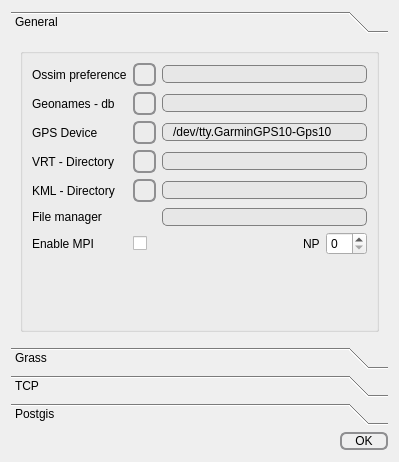
<?xml version="1.0" encoding="UTF-8"?>
<ui version="4.0">
 <class>Preferences</class>
 <widget class="QWidget" name="Preferences">
  <property name="geometry">
   <rect>
    <x>0</x>
    <y>0</y>
    <width>399</width>
    <height>462</height>
   </rect>
  </property>
  <property name="windowTitle">
   <string>Preferences</string>
  </property>
  <property name="windowIcon">
   <iconset resource="../gui/resources.qrc">
    <normaloff>:/icons/icons/tools.png</normaloff>:/icons/icons/tools.png</iconset>
  </property>
  <layout class="QVBoxLayout" name="verticalLayout">
   <item>
    <widget class="QToolBox" name="toolBox">
     <property name="currentIndex">
      <number>0</number>
     </property>
     <widget class="QWidget" name="page_5">
      <property name="geometry">
       <rect>
        <x>0</x>
        <y>0</y>
        <width>381</width>
        <height>291</height>
       </rect>
      </property>
      <attribute name="icon">
       <iconset>
        <normaloff>:/icons/epi.gif</normaloff>:/icons/epi.gif</iconset>
      </attribute>
      <attribute name="label">
       <string>General</string>
      </attribute>
      <layout class="QVBoxLayout" name="verticalLayout_5">
       <item>
        <widget class="QGroupBox" name="groupBox_2">
         <property name="title">
          <string/>
         </property>
         <layout class="QVBoxLayout" name="verticalLayout_6">
          <item>
           <layout class="QGridLayout" name="gridLayout">
            <item row="0" column="2">
             <widget class="QLineEdit" name="ossimpreference">
              <property name="styleSheet">
               <string notr="true">QLineEdit {
     border: 1px solid gray;
     border-radius: 5px;
     padding: 0 8px;
     background: rgb(231, 231, 231);
 }</string>
              </property>
              <property name="text">
               <string/>
              </property>
             </widget>
            </item>
            <item row="0" column="0">
             <widget class="QLabel" name="label_6">
              <property name="text">
               <string>Ossim preference</string>
              </property>
             </widget>
            </item>
            <item row="0" column="1">
             <widget class="QToolButton" name="selectpref">
              <property name="styleSheet">
               <string notr="true"> QToolButton { /* all types of tool button */
     border: 2px solid #8f8f91;
     border-radius: 6px;
     background-color: qlineargradient(x1: 0, y1: 0, x2: 0, y2: 1,
                                       stop: 0 #f6f7fa, stop: 1 #dadbde);
 }

 QToolButton[popupMode=&quot;1&quot;] { /* only for MenuButtonPopup */
     padding-right: 20px; /* make way for the popup button */
 }

 QToolButton:pressed {
     background-color: qlineargradient(x1: 0, y1: 0, x2: 0, y2: 1,
                                       stop: 0 #dadbde, stop: 1 #f6f7fa);
 }

 QToolButton:checked {
     background-color: qlineargradient(x1: 0, y1: 0, x2: 0, y2: 1,
                                       stop: 0 white, stop: 1 blue);
 }

 /* the subcontrols below are used only in the MenuButtonPopup mode */
 QToolButton::menu-button {
     border: 2px solid gray;
     border-top-right-radius: 6px;
     border-bottom-right-radius: 6px;
     /* 16px width + 4px for border = 20px allocated above */
     width: 16px;
 }

 QToolButton::menu-arrow {
     image: url(downarrow.png);
 }

 QToolButton::menu-arrow:open {
     top: 1px; left: 1px; /* shift it a bit */
 }</string>
              </property>
              <property name="text">
               <string/>
              </property>
              <property name="icon">
               <iconset>
                <normaloff>:/icons/page22_1.jpg</normaloff>:/icons/page22_1.jpg</iconset>
              </property>
             </widget>
            </item>
            <item row="2" column="0">
             <widget class="QLabel" name="label_4">
              <property name="text">
               <string>Geonames - db</string>
              </property>
             </widget>
            </item>
            <item row="2" column="1">
             <widget class="QToolButton" name="selectgeonamesdb">
              <property name="styleSheet">
               <string notr="true"> QToolButton { /* all types of tool button */
     border: 2px solid #8f8f91;
     border-radius: 6px;
     background-color: qlineargradient(x1: 0, y1: 0, x2: 0, y2: 1,
                                       stop: 0 #f6f7fa, stop: 1 #dadbde);
 }

 QToolButton[popupMode=&quot;1&quot;] { /* only for MenuButtonPopup */
     padding-right: 20px; /* make way for the popup button */
 }

 QToolButton:pressed {
     background-color: qlineargradient(x1: 0, y1: 0, x2: 0, y2: 1,
                                       stop: 0 #dadbde, stop: 1 #f6f7fa);
 }

 QToolButton:checked {
     background-color: qlineargradient(x1: 0, y1: 0, x2: 0, y2: 1,
                                       stop: 0 white, stop: 1 blue);
 }

 /* the subcontrols below are used only in the MenuButtonPopup mode */
 QToolButton::menu-button {
     border: 2px solid gray;
     border-top-right-radius: 6px;
     border-bottom-right-radius: 6px;
     /* 16px width + 4px for border = 20px allocated above */
     width: 16px;
 }

 QToolButton::menu-arrow {
     image: url(downarrow.png);
 }

 QToolButton::menu-arrow:open {
     top: 1px; left: 1px; /* shift it a bit */
 }</string>
              </property>
              <property name="text">
               <string/>
              </property>
              <property name="icon">
               <iconset>
                <normaloff>:/icons/db.png</normaloff>:/icons/db.png</iconset>
              </property>
             </widget>
            </item>
            <item row="2" column="2">
             <widget class="QLineEdit" name="geonames">
              <property name="styleSheet">
               <string notr="true">QLineEdit {
     border: 1px solid gray;
     border-radius: 5px;
     padding: 0 8px;
     background: rgb(231, 231, 231);
 }</string>
              </property>
              <property name="text">
               <string/>
              </property>
             </widget>
            </item>
            <item row="3" column="0">
             <widget class="QLabel" name="label_5">
              <property name="text">
               <string>GPS Device</string>
              </property>
             </widget>
            </item>
            <item row="3" column="1">
             <widget class="QToolButton" name="selectgpsdevice">
              <property name="styleSheet">
               <string notr="true"> QToolButton { /* all types of tool button */
     border: 2px solid #8f8f91;
     border-radius: 6px;
     background-color: qlineargradient(x1: 0, y1: 0, x2: 0, y2: 1,
                                       stop: 0 #f6f7fa, stop: 1 #dadbde);
 }

 QToolButton[popupMode=&quot;1&quot;] { /* only for MenuButtonPopup */
     padding-right: 20px; /* make way for the popup button */
 }

 QToolButton:pressed {
     background-color: qlineargradient(x1: 0, y1: 0, x2: 0, y2: 1,
                                       stop: 0 #dadbde, stop: 1 #f6f7fa);
 }

 QToolButton:checked {
     background-color: qlineargradient(x1: 0, y1: 0, x2: 0, y2: 1,
                                       stop: 0 white, stop: 1 blue);
 }

 /* the subcontrols below are used only in the MenuButtonPopup mode */
 QToolButton::menu-button {
     border: 2px solid gray;
     border-top-right-radius: 6px;
     border-bottom-right-radius: 6px;
     /* 16px width + 4px for border = 20px allocated above */
     width: 16px;
 }

 QToolButton::menu-arrow {
     image: url(downarrow.png);
 }

 QToolButton::menu-arrow:open {
     top: 1px; left: 1px; /* shift it a bit */
 }</string>
              </property>
              <property name="text">
               <string/>
              </property>
              <property name="icon">
               <iconset>
                <normaloff>:/icons/satellite.png</normaloff>:/icons/satellite.png</iconset>
              </property>
             </widget>
            </item>
            <item row="3" column="2">
             <widget class="QLineEdit" name="gpsdevice">
              <property name="styleSheet">
               <string notr="true">QLineEdit {
     border: 1px solid gray;
     border-radius: 5px;
     padding: 0 8px;
     background: rgb(231, 231, 231);
 }</string>
              </property>
              <property name="text">
               <string>/dev/tty.GarminGPS10-Gps10 </string>
              </property>
             </widget>
            </item>
            <item row="4" column="0">
             <widget class="QLabel" name="label_8">
              <property name="text">
               <string>VRT - Directory</string>
              </property>
             </widget>
            </item>
            <item row="4" column="1">
             <widget class="QToolButton" name="selectVrt">
              <property name="styleSheet">
               <string notr="true"> QToolButton { /* all types of tool button */
     border: 2px solid #8f8f91;
     border-radius: 6px;
     background-color: qlineargradient(x1: 0, y1: 0, x2: 0, y2: 1,
                                       stop: 0 #f6f7fa, stop: 1 #dadbde);
 }

 QToolButton[popupMode=&quot;1&quot;] { /* only for MenuButtonPopup */
     padding-right: 20px; /* make way for the popup button */
 }

 QToolButton:pressed {
     background-color: qlineargradient(x1: 0, y1: 0, x2: 0, y2: 1,
                                       stop: 0 #dadbde, stop: 1 #f6f7fa);
 }

 QToolButton:checked {
     background-color: qlineargradient(x1: 0, y1: 0, x2: 0, y2: 1,
                                       stop: 0 white, stop: 1 blue);
 }

 /* the subcontrols below are used only in the MenuButtonPopup mode */
 QToolButton::menu-button {
     border: 2px solid gray;
     border-top-right-radius: 6px;
     border-bottom-right-radius: 6px;
     /* 16px width + 4px for border = 20px allocated above */
     width: 16px;
 }

 QToolButton::menu-arrow {
     image: url(downarrow.png);
 }

 QToolButton::menu-arrow:open {
     top: 1px; left: 1px; /* shift it a bit */
 }</string>
              </property>
              <property name="text">
               <string/>
              </property>
              <property name="icon">
               <iconset>
                <normaloff>:/icons/gdal-logo-1.png</normaloff>:/icons/gdal-logo-1.png</iconset>
              </property>
             </widget>
            </item>
            <item row="4" column="2">
             <widget class="QLineEdit" name="VrtDir">
              <property name="styleSheet">
               <string notr="true">QLineEdit {
     border: 1px solid gray;
     border-radius: 5px;
     padding: 0 8px;
     background: rgb(231, 231, 231);
 }</string>
              </property>
              <property name="text">
               <string/>
              </property>
             </widget>
            </item>
            <item row="5" column="1">
             <widget class="QToolButton" name="selectKml">
              <property name="styleSheet">
               <string notr="true"> QToolButton { /* all types of tool button */
     border: 2px solid #8f8f91;
     border-radius: 6px;
     background-color: qlineargradient(x1: 0, y1: 0, x2: 0, y2: 1,
                                       stop: 0 #f6f7fa, stop: 1 #dadbde);
 }

 QToolButton[popupMode=&quot;1&quot;] { /* only for MenuButtonPopup */
     padding-right: 20px; /* make way for the popup button */
 }

 QToolButton:pressed {
     background-color: qlineargradient(x1: 0, y1: 0, x2: 0, y2: 1,
                                       stop: 0 #dadbde, stop: 1 #f6f7fa);
 }

 QToolButton:checked {
     background-color: qlineargradient(x1: 0, y1: 0, x2: 0, y2: 1,
                                       stop: 0 white, stop: 1 blue);
 }

 /* the subcontrols below are used only in the MenuButtonPopup mode */
 QToolButton::menu-button {
     border: 2px solid gray;
     border-top-right-radius: 6px;
     border-bottom-right-radius: 6px;
     /* 16px width + 4px for border = 20px allocated above */
     width: 16px;
 }

 QToolButton::menu-arrow {
     image: url(downarrow.png);
 }

 QToolButton::menu-arrow:open {
     top: 1px; left: 1px; /* shift it a bit */
 }</string>
              </property>
              <property name="text">
               <string/>
              </property>
              <property name="icon">
               <iconset>
                <normaloff>:/icons/saveinfo.png</normaloff>:/icons/saveinfo.png</iconset>
              </property>
             </widget>
            </item>
            <item row="5" column="2">
             <widget class="QLineEdit" name="KmlDir">
              <property name="styleSheet">
               <string notr="true">QLineEdit {
     border: 1px solid gray;
     border-radius: 5px;
     padding: 0 8px;
     background: rgb(231, 231, 231);
 }</string>
              </property>
              <property name="text">
               <string/>
              </property>
             </widget>
            </item>
            <item row="6" column="2">
             <widget class="QLineEdit" name="filemanager">
              <property name="styleSheet">
               <string notr="true">QLineEdit {
     border: 1px solid gray;
     border-radius: 5px;
     padding: 0 8px;
     background: rgb(231, 231, 231);
 }</string>
              </property>
              <property name="text">
               <string/>
              </property>
             </widget>
            </item>
            <item row="5" column="0">
             <widget class="QLabel" name="label_9">
              <property name="text">
               <string>KML - Directory</string>
              </property>
             </widget>
            </item>
            <item row="6" column="0">
             <widget class="QLabel" name="label_7">
              <property name="text">
               <string>File manager</string>
              </property>
             </widget>
            </item>
            <item row="7" column="1" colspan="2">
             <layout class="QHBoxLayout" name="horizontalLayout">
              <item>
               <widget class="QCheckBox" name="mpi">
                <property name="layoutDirection">
                 <enum>Qt::LeftToRight</enum>
                </property>
                <property name="autoFillBackground">
                 <bool>false</bool>
                </property>
                <property name="text">
                 <string/>
                </property>
               </widget>
              </item>
              <item>
               <spacer name="horizontalSpacer_2">
                <property name="orientation">
                 <enum>Qt::Horizontal</enum>
                </property>
                <property name="sizeHint" stdset="0">
                 <size>
                  <width>40</width>
                  <height>20</height>
                 </size>
                </property>
               </spacer>
              </item>
              <item>
               <widget class="QLabel" name="label_11">
                <property name="text">
                 <string>NP</string>
                </property>
               </widget>
              </item>
              <item>
               <widget class="QSpinBox" name="np">
                <property name="value">
                 <number>0</number>
                </property>
               </widget>
              </item>
             </layout>
            </item>
            <item row="7" column="0">
             <widget class="QLabel" name="label_10">
              <property name="text">
               <string>Enable MPI</string>
              </property>
             </widget>
            </item>
           </layout>
          </item>
          <item>
           <spacer name="verticalSpacer_3">
            <property name="orientation">
             <enum>Qt::Vertical</enum>
            </property>
            <property name="sizeHint" stdset="0">
             <size>
              <width>20</width>
              <height>40</height>
             </size>
            </property>
           </spacer>
          </item>
         </layout>
        </widget>
       </item>
      </layout>
     </widget>
     <widget class="QWidget" name="page_3">
      <property name="geometry">
       <rect>
        <x>0</x>
        <y>0</y>
        <width>381</width>
        <height>291</height>
       </rect>
      </property>
      <attribute name="icon">
       <iconset>
        <normaloff>:/icons/grass_icon.png</normaloff>:/icons/grass_icon.png</iconset>
      </attribute>
      <attribute name="label">
       <string>Grass</string>
      </attribute>
      <layout class="QGridLayout" name="gridLayout_3">
       <item row="0" column="0">
        <layout class="QGridLayout" name="gridLayout_2">
         <item row="0" column="0">
          <widget class="QLabel" name="label_12">
           <property name="text">
            <string>Point Size</string>
           </property>
          </widget>
         </item>
         <item row="0" column="1">
          <widget class="QLineEdit" name="PointSize">
           <property name="text">
            <string>1,1</string>
           </property>
          </widget>
         </item>
         <item row="1" column="1">
          <widget class="QLineEdit" name="LineWidth">
           <property name="text">
            <string>1,1</string>
           </property>
          </widget>
         </item>
         <item row="2" column="1">
          <widget class="QLineEdit" name="PenColor">
           <property name="text">
            <string>111,111,111</string>
           </property>
          </widget>
         </item>
         <item row="3" column="1">
          <widget class="QLineEdit" name="BrushColor">
           <property name="text">
            <string>111,111,111</string>
           </property>
          </widget>
         </item>
         <item row="1" column="0">
          <widget class="QLabel" name="label_13">
           <property name="text">
            <string>Line Width</string>
           </property>
          </widget>
         </item>
         <item row="2" column="0">
          <widget class="QLabel" name="label_14">
           <property name="text">
            <string>Pen Color</string>
           </property>
          </widget>
         </item>
         <item row="3" column="0">
          <widget class="QLabel" name="label_15">
           <property name="text">
            <string>Brush Color</string>
           </property>
          </widget>
         </item>
         <item row="4" column="0">
          <widget class="QLabel" name="label_16">
           <property name="text">
            <string>Thickness</string>
           </property>
          </widget>
         </item>
         <item row="4" column="1">
          <widget class="QLineEdit" name="Thickness">
           <property name="text">
            <string>1</string>
           </property>
          </widget>
         </item>
         <item row="5" column="1">
          <widget class="QLineEdit" name="Fill">
           <property name="text">
            <string>0</string>
           </property>
          </widget>
         </item>
         <item row="5" column="0">
          <widget class="QLabel" name="label_17">
           <property name="text">
            <string>Fill</string>
           </property>
          </widget>
         </item>
        </layout>
       </item>
       <item row="1" column="0">
        <spacer name="verticalSpacer_4">
         <property name="orientation">
          <enum>Qt::Vertical</enum>
         </property>
         <property name="sizeHint" stdset="0">
          <size>
           <width>20</width>
           <height>40</height>
          </size>
         </property>
        </spacer>
       </item>
      </layout>
     </widget>
     <widget class="QWidget" name="page_2">
      <property name="geometry">
       <rect>
        <x>0</x>
        <y>0</y>
        <width>381</width>
        <height>291</height>
       </rect>
      </property>
      <attribute name="icon">
       <iconset>
        <normaloff>:/icons/keyser-tux-wifi-logo-2300.png</normaloff>:/icons/keyser-tux-wifi-logo-2300.png</iconset>
      </attribute>
      <attribute name="label">
       <string>TCP</string>
      </attribute>
      <layout class="QVBoxLayout" name="verticalLayout_4">
       <item>
        <widget class="QGroupBox" name="groupBox">
         <property name="title">
          <string/>
         </property>
         <layout class="QVBoxLayout" name="verticalLayout_3">
          <item>
           <layout class="QGridLayout" name="gridLayout_4">
            <item row="4" column="1">
             <widget class="QLineEdit" name="dataport">
              <property name="styleSheet">
               <string notr="true">QLineEdit {
     border: 1px solid gray;
     border-radius: 5px;
     padding: 0 8px;
     background: rgb(231, 231, 231);
 }</string>
              </property>
              <property name="text">
               <string>8000</string>
              </property>
             </widget>
            </item>
            <item row="4" column="0">
             <widget class="QLabel" name="label_3">
              <property name="text">
               <string>Data-Port</string>
              </property>
             </widget>
            </item>
            <item row="3" column="1">
             <widget class="QLineEdit" name="navport">
              <property name="styleSheet">
               <string notr="true">QLineEdit {
     border: 1px solid gray;
     border-radius: 5px;
     padding: 0 8px;
     background: rgb(231, 231, 231);
 }</string>
              </property>
              <property name="text">
               <string>7000</string>
              </property>
             </widget>
            </item>
            <item row="3" column="0">
             <widget class="QLabel" name="label_2">
              <property name="text">
               <string>Nav-Port</string>
              </property>
             </widget>
            </item>
            <item row="0" column="1">
             <widget class="QLineEdit" name="hostname">
              <property name="styleSheet">
               <string notr="true">QLineEdit {
     border: 1px solid gray;
     border-radius: 5px;
     padding: 0 8px;
     background: rgb(231, 231, 231);
 }</string>
              </property>
              <property name="text">
               <string>localhost</string>
              </property>
             </widget>
            </item>
            <item row="0" column="0">
             <widget class="QLabel" name="label">
              <property name="text">
               <string>Host</string>
              </property>
             </widget>
            </item>
           </layout>
          </item>
          <item>
           <spacer name="verticalSpacer_2">
            <property name="orientation">
             <enum>Qt::Vertical</enum>
            </property>
            <property name="sizeHint" stdset="0">
             <size>
              <width>20</width>
              <height>40</height>
             </size>
            </property>
           </spacer>
          </item>
         </layout>
        </widget>
       </item>
      </layout>
     </widget>
     <widget class="QWidget" name="page">
      <property name="geometry">
       <rect>
        <x>0</x>
        <y>0</y>
        <width>381</width>
        <height>291</height>
       </rect>
      </property>
      <attribute name="icon">
       <iconset>
        <normaloff>:/icons/spit.png</normaloff>:/icons/spit.png</iconset>
      </attribute>
      <attribute name="label">
       <string>Postgis</string>
      </attribute>
      <layout class="QVBoxLayout" name="verticalLayout_2">
       <item>
        <widget class="QGroupBox" name="ConnectionGroupBox">
         <property name="title">
          <string/>
         </property>
         <layout class="QVBoxLayout" name="verticalLayout_21">
          <item>
           <layout class="QHBoxLayout" name="Database">
            <item>
             <layout class="QVBoxLayout" name="dbVerticalLayout">
              <item>
               <widget class="QLabel" name="label_name">
                <property name="text">
                 <string>Name</string>
                </property>
               </widget>
              </item>
              <item>
               <widget class="QLabel" name="label_host">
                <property name="text">
                 <string>Host</string>
                </property>
               </widget>
              </item>
              <item>
               <widget class="QLabel" name="label_dbname">
                <property name="text">
                 <string>Database</string>
                </property>
               </widget>
              </item>
              <item>
               <widget class="QLabel" name="label_port">
                <property name="text">
                 <string>Port</string>
                </property>
               </widget>
              </item>
              <item>
               <widget class="QLabel" name="label_username">
                <property name="text">
                 <string>Username</string>
                </property>
               </widget>
              </item>
              <item>
               <widget class="QLabel" name="label_password">
                <property name="text">
                 <string>Password</string>
                </property>
               </widget>
              </item>
             </layout>
            </item>
            <item>
             <layout class="QVBoxLayout" name="DBLayout">
              <item>
               <widget class="QLineEdit" name="ConnectionName">
                <property name="styleSheet">
                 <string notr="true">QLineEdit {
     border: 1px solid gray;
     border-radius: 5px;
     padding: 0 8px;
     background: rgb(231, 231, 231);
 }</string>
                </property>
                <property name="text">
                 <string/>
                </property>
               </widget>
              </item>
              <item>
               <widget class="QLineEdit" name="DbHost">
                <property name="styleSheet">
                 <string notr="true">QLineEdit {
     border: 1px solid gray;
     border-radius: 5px;
     padding: 0 8px;
     background: rgb(231, 231, 231);
 }</string>
                </property>
                <property name="text">
                 <string>localhost</string>
                </property>
               </widget>
              </item>
              <item>
               <widget class="QLineEdit" name="DbName">
                <property name="styleSheet">
                 <string notr="true">QLineEdit {
     border: 1px solid gray;
     border-radius: 5px;
     padding: 0 8px;
     background: rgb(231, 231, 231);
 }</string>
                </property>
                <property name="text">
                 <string/>
                </property>
               </widget>
              </item>
              <item>
               <widget class="QLineEdit" name="DbPort">
                <property name="styleSheet">
                 <string notr="true">QLineEdit {
     border: 1px solid gray;
     border-radius: 5px;
     padding: 0 8px;
     background: rgb(231, 231, 231);
 }</string>
                </property>
                <property name="text">
                 <string>5432</string>
                </property>
               </widget>
              </item>
              <item>
               <widget class="QLineEdit" name="DbUser">
                <property name="styleSheet">
                 <string notr="true">QLineEdit {
     border: 1px solid gray;
     border-radius: 5px;
     padding: 0 8px;
     background: rgb(231, 231, 231);
 }</string>
                </property>
                <property name="text">
                 <string/>
                </property>
               </widget>
              </item>
              <item>
               <widget class="QLineEdit" name="DbPassword">
                <property name="styleSheet">
                 <string notr="true">QLineEdit {
     border: 1px solid gray;
     border-radius: 5px;
     padding: 0 8px;
     background: rgb(231, 231, 231);
 }</string>
                </property>
                <property name="text">
                 <string/>
                </property>
                <property name="echoMode">
                 <enum>QLineEdit::Password</enum>
                </property>
               </widget>
              </item>
             </layout>
            </item>
           </layout>
          </item>
          <item>
           <layout class="QHBoxLayout" name="ConnectionGroupBoxhorizontalLayout">
            <item>
             <spacer name="SaveDbSettingshorizontalSpacer">
              <property name="orientation">
               <enum>Qt::Horizontal</enum>
              </property>
              <property name="sizeHint" stdset="0">
               <size>
                <width>40</width>
                <height>20</height>
               </size>
              </property>
             </spacer>
            </item>
            <item>
             <widget class="QPushButton" name="pushButton">
              <property name="styleSheet">
               <string notr="true">QPushButton {
     border: 2px solid #8f8f91;
     border-radius: 6px;
     background-color: qlineargradient(x1: 0, y1: 0, x2: 0, y2: 1,
                                       stop: 0 #f6f7fa, stop: 1 #dadbde);
     min-width: 44px;
 }

 QPushButton:pressed {
     background-color: qlineargradient(x1: 0, y1: 0, x2: 0, y2: 1,
                                       stop: 0 #dadbde, stop: 1 #f6f7fa);
 }

 QPushButton:flat {
     border: none; /* no border for a flat push button */
 }

 QPushButton:default {
     border-color: navy; /* make the default button prominent */
 }</string>
              </property>
              <property name="text">
               <string>Test</string>
              </property>
             </widget>
            </item>
           </layout>
          </item>
          <item>
           <spacer name="verticalSpacer">
            <property name="orientation">
             <enum>Qt::Vertical</enum>
            </property>
            <property name="sizeHint" stdset="0">
             <size>
              <width>20</width>
              <height>40</height>
             </size>
            </property>
           </spacer>
          </item>
         </layout>
        </widget>
       </item>
      </layout>
     </widget>
    </widget>
   </item>
   <item>
    <layout class="QGridLayout" name="gridLayout_5">
     <item row="1" column="1">
      <widget class="QPushButton" name="SaveSettings">
       <property name="styleSheet">
        <string notr="true">QPushButton {
     border: 2px solid #8f8f91;
     border-radius: 6px;
     background-color: qlineargradient(x1: 0, y1: 0, x2: 0, y2: 1,
                                       stop: 0 #f6f7fa, stop: 1 #dadbde);
     min-width: 44px;
 }

 QPushButton:pressed {
     background-color: qlineargradient(x1: 0, y1: 0, x2: 0, y2: 1,
                                       stop: 0 #dadbde, stop: 1 #f6f7fa);
 }

 QPushButton:flat {
     border: none; /* no border for a flat push button */
 }

 QPushButton:default {
     border-color: navy; /* make the default button prominent */
 }</string>
       </property>
       <property name="text">
        <string>OK</string>
       </property>
      </widget>
     </item>
     <item row="1" column="0">
      <spacer name="horizontalSpacer">
       <property name="orientation">
        <enum>Qt::Horizontal</enum>
       </property>
       <property name="sizeHint" stdset="0">
        <size>
         <width>40</width>
         <height>20</height>
        </size>
       </property>
      </spacer>
     </item>
    </layout>
   </item>
  </layout>
 </widget>
 <resources>
  <include location="../gui/resources.qrc"/>
 </resources>
 <connections/>
</ui>
